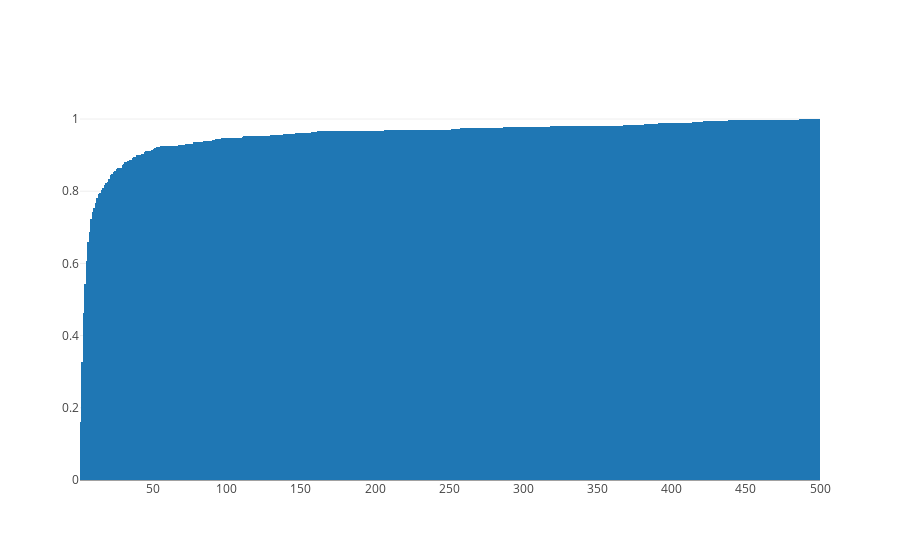

Write notebook code for a chart like this one.
### Code cell
#CUMMULATIVE HISTOGRAM 400
label=500
x=resultsRL_cs[str(label)]
data = [go.Histogram(x=x,
                     xbins=dict(
        start=0,
        end=label,
        size=1.
    ),
                     histnorm='probability',
                     cumulative=dict(enabled=True))]

iplot(data, filename='cumulative histogram')

bins = np.arange(0,label)
values, base = np.histogram(resultsRL_cs[str(label)], bins=bins, density=1)
for i in range(1,label):
    S=np.sum(values[:i])
    print S
    if S>0.8:
        print 'i!=',i
        size[str(label)]=i
        break

### Figure 1 — Plotly figure (JSON) as saved in the notebook; plotly's stock layout.template omitted (floating-point values rounded to 4 significant figures; data arrays with more than 128 entries replaced by an {"elided": "..."} marker saying what was removed)
{"data": [{"cumulative": {"enabled": true}, "histnorm": "probability", "type": "histogram", "x": {"elided": "500 int values"}, "xbins": {"end": 500, "size": 1, "start": 0}}], "layout": {}}
